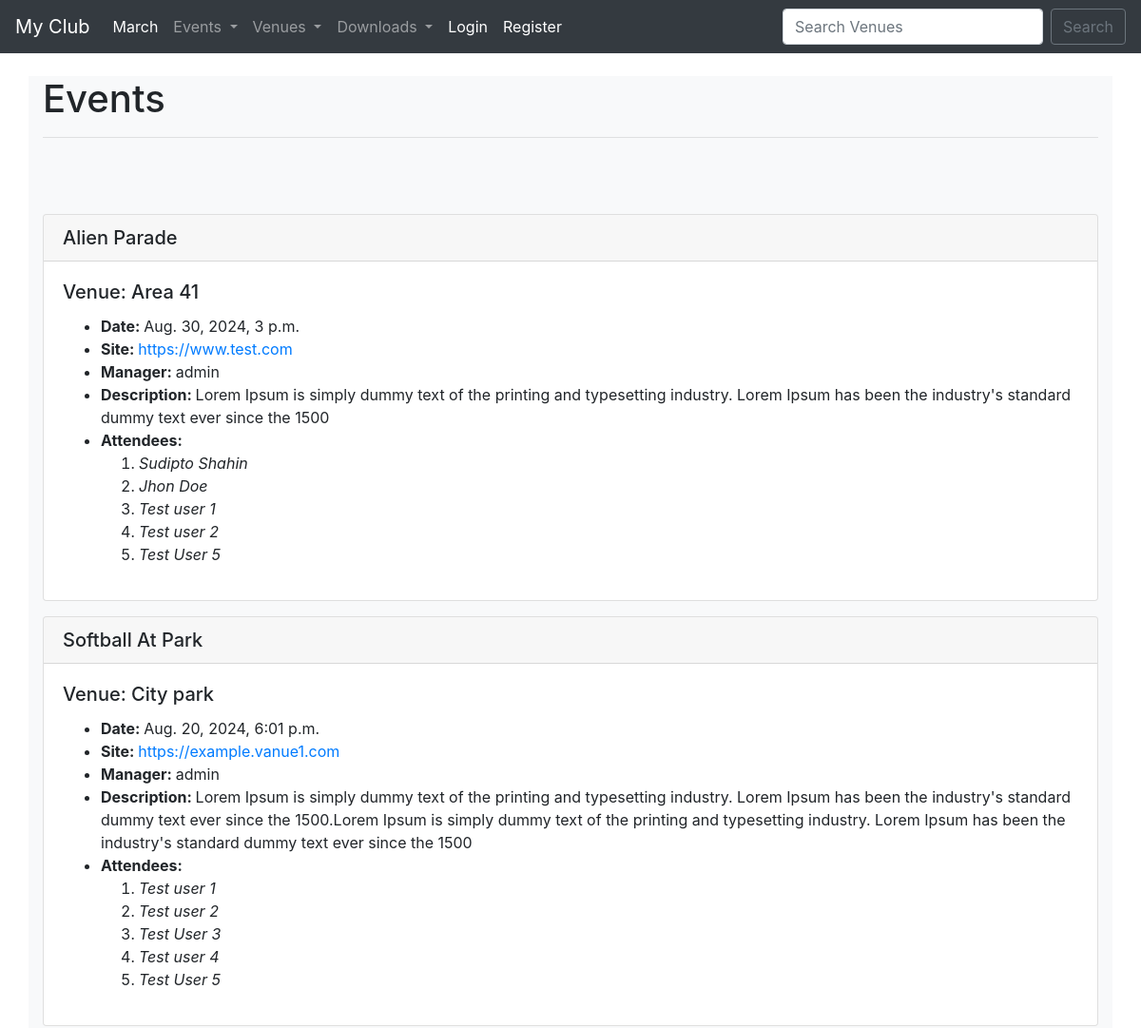
/events/ (upper part), run on an earlier commit of the app's database.
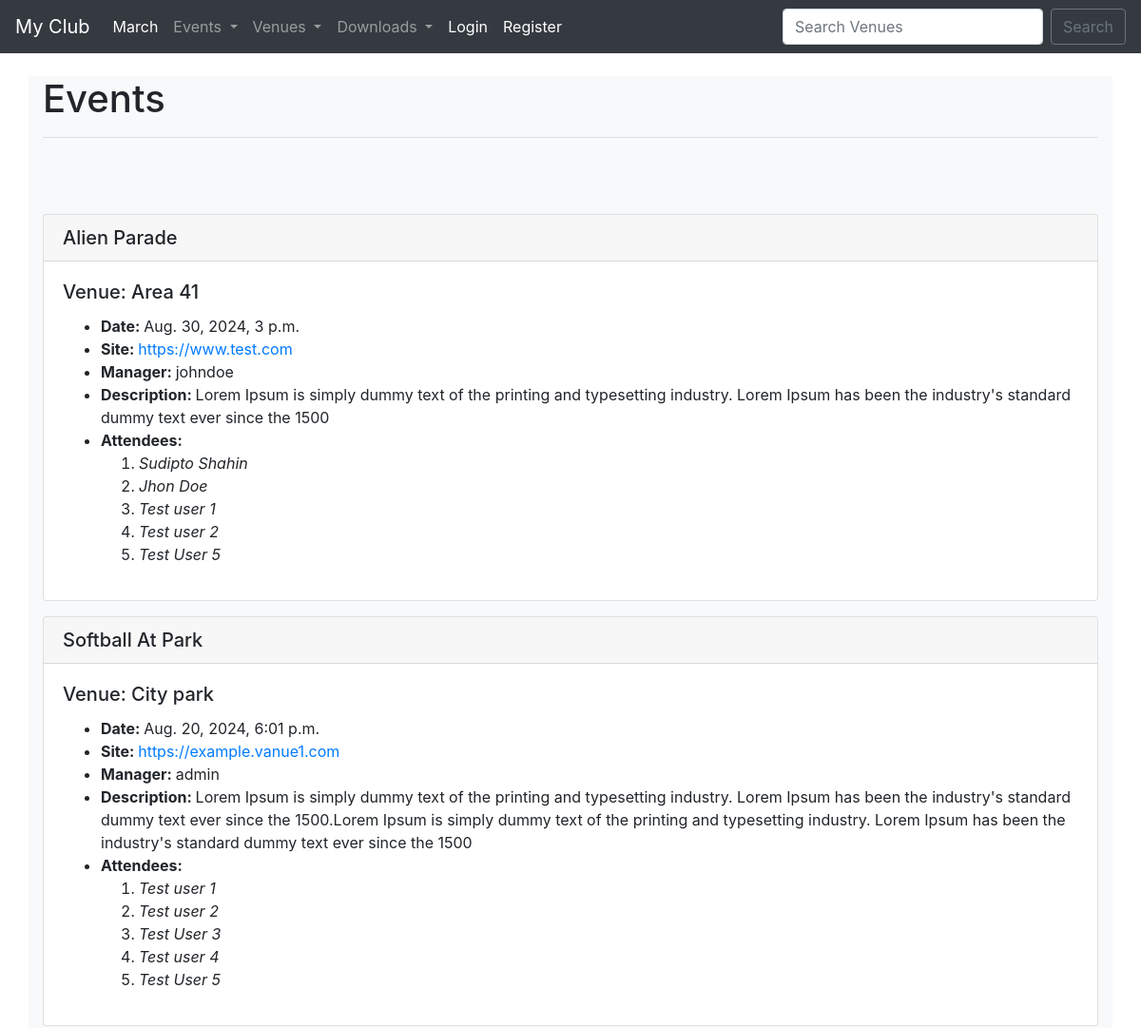
And on a later commit of the database.
### events/models.py (models this page shows)
class Event(models.Model):
    name = models.CharField('Event Name', max_length=120)
    event_date = models.DateTimeField('Event Date')
    venue = models.ForeignKey(Venue, blank=True, null=True, on_delete=models.CASCADE)
    manager = models.ForeignKey(User, blank=True, null=True, on_delete=models.SET_NULL)
    description = models.TextField(blank=True)
    attendees = models.ManyToManyField(MyClubUser, blank=True)
    def __str__(self)-> str:
        return str(self.name)

class Venue(models.Model):
    name = models.CharField("Vanue name", max_length=120)
    address = models.CharField(max_length=300)
    zip_code = models.CharField('Zip code', max_length=15)
    phone = models.CharField('Contact Phone', max_length=25, blank=True)
    web = models.URLField('Website Address', blank=True)
    email_address = models.EmailField('Email Address', blank=True)
    owner = models.IntegerField("Venue Owner", blank=False, default=1)
    def __str__(self):
        return str(self.name)

### events/views.py (the view)
# urls.py: path('events/', views.all_events, name='event-list'),
def all_events(request: HttpRequest):
    event_list = Event.objects.all().order_by('-event_date')
    return render(request, 'events/event_list.html', {
        "event_list": event_list
    })

### events/templates/events/event_list.html (shortened to what this page needs)
{% extends 'events/base.html' %}
{% block content %}
<h1>Events</h1>
<hr><br><br>
{% for event in event_list %}
<div class="card my-3">
    <h5 class="card-header">{{event}}</h5>
    <div class="card-body">
        <h5 class="card-title">Venue: {{ event.venue }}</h5>
        <ul>
            <li><strong>Date: </strong>{{ event.event_date }}</li>
            <li><strong>Site: </strong><a href="">{{ event.venue.web }}</a></li>
            <li><strong>Manager: </strong>{{ event.manager }}</li>
            <li><strong>Description: </strong>{{ event.description }}</li>
            <li>
                <strong>Attendees: </strong>
                <ol>
                    {% for attendees in event.attendees.all %}
                    <li>
                        <i>{{attendees.first_name}} {{ attendees.last_name }}</i>
                    </li>
                    {% endfor %}
                </ol>
            </li>
        </ul>
    </div>
</div>
{% endfor %}
{% endblock %}

What changed in the data, as far as the page shows it:
changed Event "Alien Parade": manager "admin" → "johndoe"
